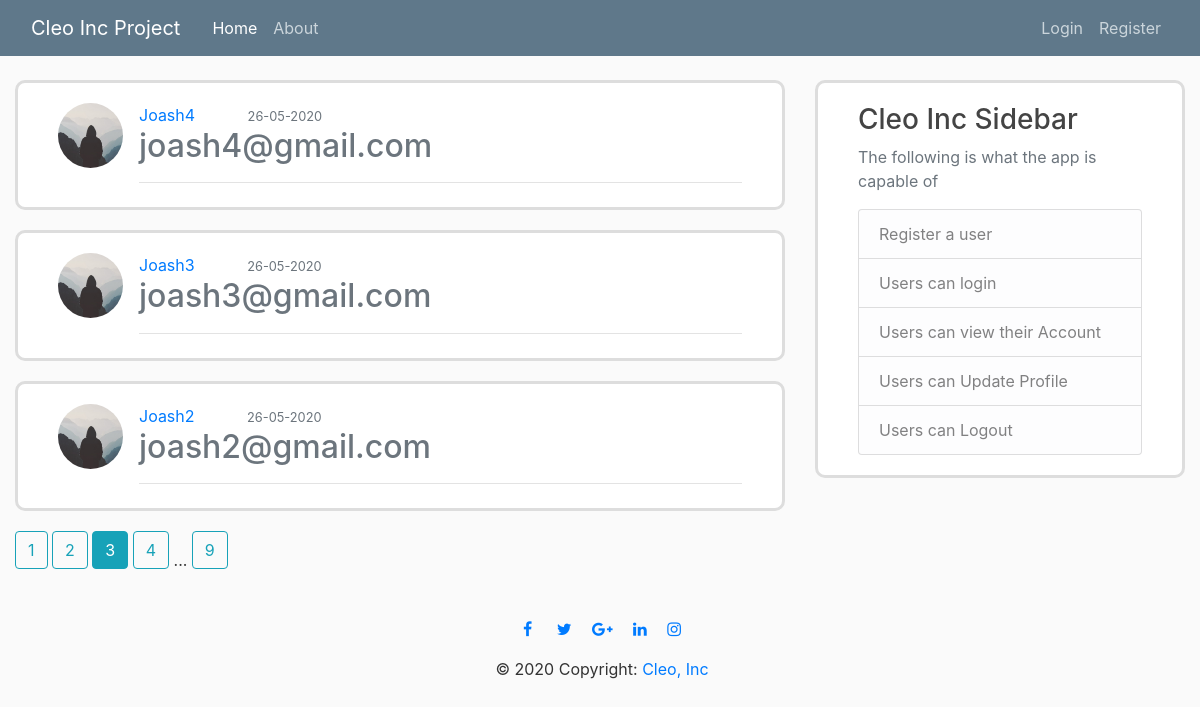
Screenshot of /home?page=3 with the database file from the repository.
### flaskapp/models.py (models this page shows, shortened)
class User(db.Model, UserMixin):
    id = db.Column(db.Integer, primary_key=True)
    username = db.Column(db.String(20), unique=True, nullable=False)
    email = db.Column(db.String(120), unique=True, nullable=False)
    date_created = db.Column(db.DateTime, nullable=False, default=datetime.utcnow)
    image_file = db.Column(db.String(20), nullable=False, default='default.jpg')
    password = db.Column(db.String(60), nullable=False)

### flaskapp/main/views.py (the view)
@main.route('/')
@main.route('/home')
def home():
	page = request.args.get('page', 1, type=int)
	users = User.query.order_by(User.date_created.desc()).paginate(page=page, per_page=3)
	return render_template('home.html', users=users)

### flaskapp/templates/home.html (shortened to what this page needs)
{% extends "base.html" %}
{% block content %}
	{% for user in users.items %}
		<article class="media content-section">
			<img class="rounded-circle article-img mr-3" src="{{ url_for('static', filename='profile_pics/' + user.image_file) }}">
			<div class="media-body">
				<div class="article-metadata">
					<a class="mr-5" href="#">{{ user.username }}</a>
					<small class="text-muted">{{ user.date_created.strftime('%d-%m-%Y') }}</small>
					<h2><a class="text-muted" href="#">{{ user.email }}</a></h2>
				</div>
			</div>
		</article>
	{% endfor %}
	{% for page_num in users.iter_pages(left_edge=1, right_edge=1, left_current=1, right_current=2) %}
		{% if page_num %}
			{% if users.page == page_num %}
				<a class="btn btn-info mb-4" href="{{ url_for('main.home', page=page_num) }}">{{ page_num }}</a>
			{% else %}
				<a class="btn btn-outline-info mb-4" href="{{ url_for('main.home', page=page_num) }}">{{ page_num }}</a>
			{% endif %}
		{% else %}
			...
		{% endif %}
	{% endfor %}
{% endblock content %}

### flaskapp/static/style.css (style rules this page uses)
body { background: #fafafa; color: #333333; margin-top: 5rem; }
h1, h2, h3, h4, h5, h6 { color: #444444; }
.content-section { background: #ffffff; padding: 20px 40px; border: 3px solid #dddddd; border-radius: 10px; margin-bottom: 20px; }
.article-img { height: 65px; width: 65px; margin-right: 16px; }
.article-metadata { padding-bottom: 1px; margin-bottom: 4px; border-bottom: 1px solid #e3e3e3; }

### rows the page displays
User: image_file (placeholder picture), username "Joash4", date_created "26-05-2020", email "joash4@gmail.com"
User: image_file (placeholder picture), username "Joash3", date_created "26-05-2020", email "joash3@gmail.com"
User: image_file (placeholder picture), username "Joash2", date_created "26-05-2020", email "joash2@gmail.com"

### other values shown
{{ page_num }} "1" "2" "4" "9"
{{ page_num }} "3"
